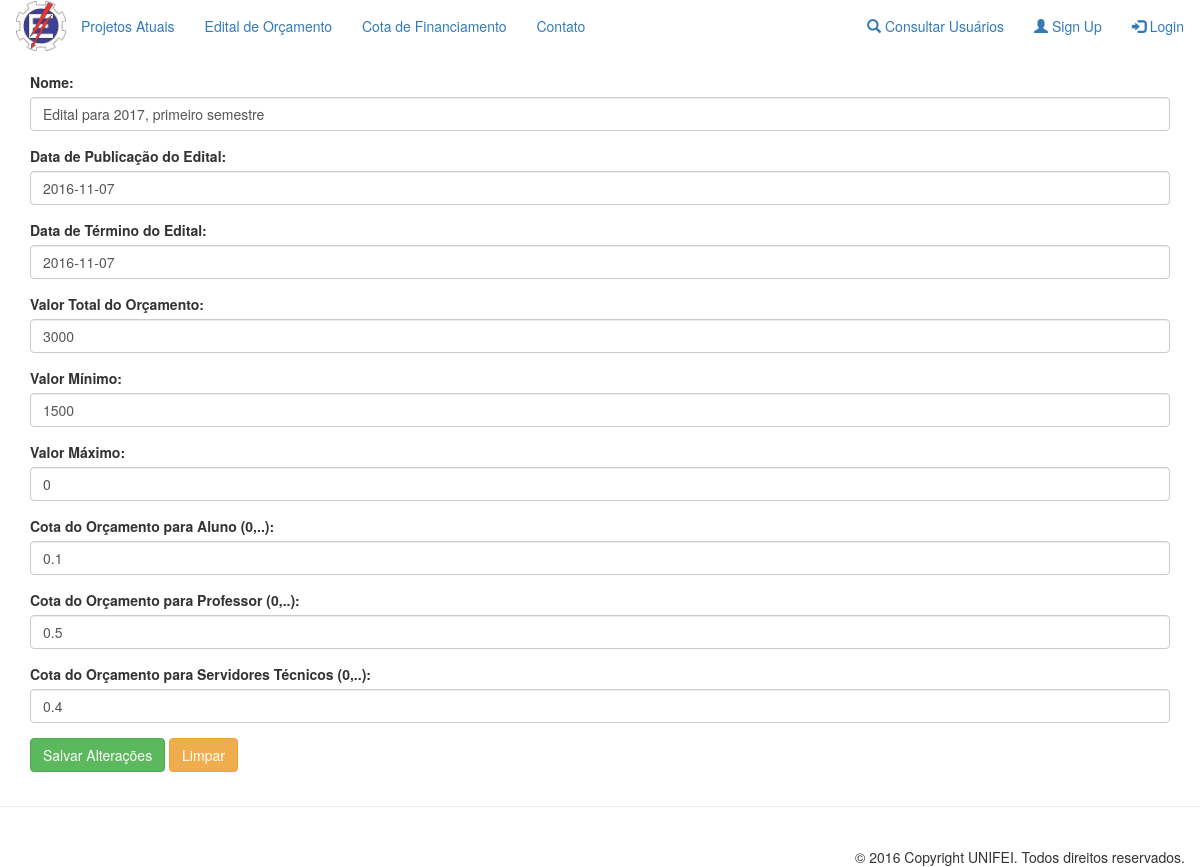
/pages/editalCota/alterarEditalCota.php?id=2018, run on the app's committed database.
### tables this page shows
CREATE TABLE `editalorcamento` (
  `id` int(11) NOT NULL,
  `nome` varchar(50) NOT NULL,
  `dataPublicacao` date NOT NULL,
  `dataTermino` date NOT NULL,
  `valTotal` float NOT NULL,
  `valMin` float NOT NULL,
  `valMax` float NOT NULL,
  `arquivo` varchar(30) NOT NULL,
  `cotaAluno` float NOT NULL,
  `cotaProfessor` float NOT NULL,
  `cotaServ` float NOT NULL,
  `qtdAluno` int(11) NOT NULL,
  `qtdProfessor` int(11) NOT NULL,
  `qtdServ` int(11) NOT NULL,
  `valTotalAluno` float NOT NULL,
  `valTotalProfessor` float NOT NULL,
  `valTotalServ` float NOT NULL,
  `valIndAluno` float NOT NULL,
  `valIndProfessor` float NOT NULL,
  `valIndServ` float NOT NULL
);

### functions/functionsBd.php (called while the page is built, shortened)
<?php
function consultaCotaFinanciamenoPorId($id)
{
    RETURN mysql_query("SELECT * FROM editalorcamento WHERE id = $id");
}
?>

### pages/editalCota/alterarEditalCota.php (the view, shortened to what this page needs)
<?php
require_once '../../functions/functionsBd.php';
$query = consultaCotaFinanciamenoPorId($_GET['id']);
$dadosCotaFinanciamento = mysql_fetch_array($query);
?>
<div class="container">
    <form name="cadastroEditalCota?id=<?php echo $_GET['id'] ?>" onSubmit="Submeter();" method="post">
        <div class="form-group">
            <label for="nome">Nome:</label>
            <input type="text" name="nome" required class="form-control" id="nome" maxlength="50" value="<?php echo $dadosCotaFinanciamento['nome'] ?>">
        </div>
        <div class="form-group">
            <label for="dataPublicacao">Data de Publicação do Edital:</label>
            <input type="text" name="dataPublicacao" required class="form-control" id="dataPublicacao" value="<?php echo $dadosCotaFinanciamento['dataPublicacao'] ?>">
        </div>
        <div class="form-group">
            <label for="dataTermino">Data de Término do Edital:</label>
            <input type="text" name="dataTermino" required class="form-control" id="dataTermino" value="<?php echo $dadosCotaFinanciamento['dataTermino'] ?>">
        </div>
        <div class="form-group">
            <label for="valTotal">Valor Total do Orçamento:</label>
            <input type="text" name="valTotal" required class="form-control" id="valTotal" onkeypress="mascara(this, mmoney);" value="<?php echo $dadosCotaFinanciamento['valTotal'] ?>">
        </div>
        <div class="form-group">
            <label for="valMin">Valor Mínimo:</label>
            <input type="text" name="valMin" required class="form-control" id="valMin" onkeypress="mascara(this, mmoney);" value="<?php echo $dadosCotaFinanciamento['valMin'] ?>">
        </div>
        <div class="form-group">
            <label for="valMax">Valor Máximo:</label>
            <input type="text" name="valMax" required class="form-control" id="valMax" onkeypress="mascara(this, mmoney);"  value="<?php echo $dadosCotaFinanciamento['valMax'] ?>">
        </div>
        <div class="form-group">
            <label for="cotaAluno">Cota do Orçamento para Aluno (0,..):</label>
            <input type="text" name="cotaAluno" required class="form-control" onkeypress="mascara(this, mtaxa);" id="cotaAluno" value="<?php echo $dadosCotaFinanciamento['cotaAluno'] ?>">
        </div>
        <div class="form-group">
            <label for="cotaProf">Cota do Orçamento para Professor (0,..):</label>
            <input type="text" name="cotaProf" required class="form-control" onkeypress="mascara(this, mtaxa);" id="cotaProf" value="<?php echo $dadosCotaFinanciamento['cotaProfessor'] ?>">
        </div>
        <div class="form-group">
            <label for="cotaServ">Cota do Orçamento para Servidores Técnicos (0,..):</label>
            <input type="text" name="cotaServ" required class="form-control" onkeypress="mascara(this, mtaxa);" id="cotaServ" value="<?php echo $dadosCotaFinanciamento['cotaServ'] ?>">
        </div>
        <button type="submit" name="enviar" class="btn btn-success">Salvar Alterações</button>
        <button type="reset" class="btn btn-warning">Limpar</button>
    </form>
</div>
<?php include("../template/footer.php") ?>

### data on the page
editalorcamento: nome "Edital para 2017, primeiro semestre", dataPublicacao "2016-11-07", dataTermino "2016-11-07", valTotal "3000", valMin "1500", valMax "0", cotaAluno "0.1", cotaProf "0.5", cotaServ "0.4"
